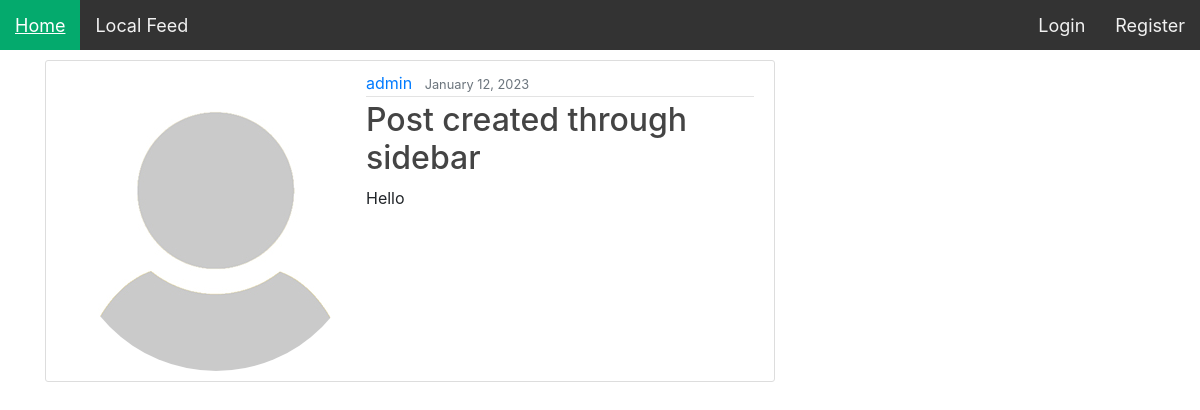
Page /post/10/ on the earlier database version.
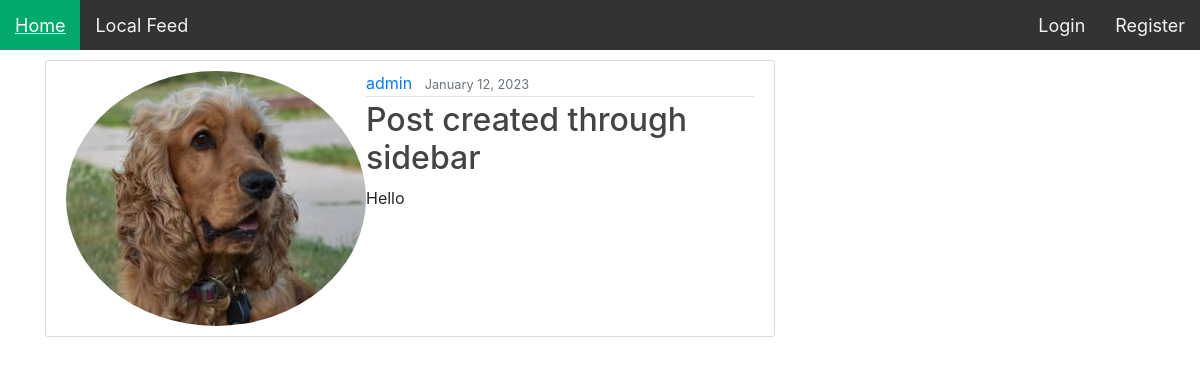
Same page on the later database version.
### map/models.py (models this page shows, shortened)
class Post(models.Model):
    title = models.CharField(max_length=150)
    content = models.TextField()
    date_posted = models.DateTimeField(default=timezone.now)
    author = models.ForeignKey(User, on_delete=models.CASCADE)
    likes = models.ManyToManyField(User, blank=True, related_name='likes')
    dislikes = models.ManyToManyField(User, blank=True, related_name='dislikes')

### users/models.py (models this page shows, shortened)
class Profile(models.Model):
    user = models.OneToOneField(User, on_delete=models.CASCADE, related_name='profile')
    image = models.ImageField(default='default.jpg', upload_to='profile_pics')
    house = models.ForeignKey(House, null=True, blank=True, on_delete=models.SET_NULL)

### map/views.py (the view, shortened to what this page needs)
# urls.py: path("post/<int:pk>/", PostDetailView.as_view(), name='post-detail'),
class PostDetailView(DetailView):
    model = Post
    def get(self, request, *args, **kwargs):
        view = PostDisplay.as_view()
        return view(request, *args, **kwargs)

### map/views.py (called while the page is built)
    def get_context_data(self, **kwargs):
        context = super().get_context_data(**kwargs)
        pk = self.kwargs["pk"]
        post = get_object_or_404(Post, pk=pk)
        comments = post.comments.all()
        context['post'] = post
        context['comments'] = comments
        context['form'] = CommentForm()
        return context

### BackyardBuddies/map/templates/map/post_detail.html (shortened to what this page needs)
{% extends "map/base.html" %}
{% block content %}
	<article class="media content-section">
	  <img class="rounded-circle" src="{{ object.author.profile.image.url }}">
	  <div class="media-body">
		<div class="article-metadata">
		  <a class="mr-2" href="#">{{ object.author }}</a>
		  <small class="text-muted">{{ object.date_posted|date:"F d, Y" }}</small>
		</div>
		<h2 class="article-title">{{ object.title }}</h2>
		<p class="article-content">{{ object.content }}</p>
	  </div>
	</article>
{% endblock content %}

Differences in the rows shown:
changed through a linked row, Post "Post created through sidebar": author.profile.image: picture added in place of a placeholder
